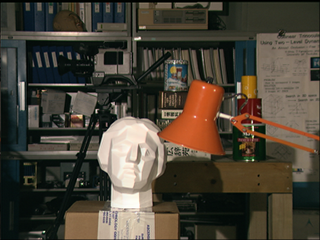
#> input picture Img/Tsukuba_L.png, 320 x 240 px
$ jupyter execute Disparity_Python_implementation_scratch.ipynb
#> lines starting #> are read from the running program, lines starting #| are printed output that depends on the picture
[cell 1]
import cv2
import base64
import numpy as np
from PIL import Image
from matplotlib.pyplot import imshow

import time

[cell 2]
imageL = cv2.imread('../Img/Tsukuba_L.png')
#> imageL is the input picture: shape (240, 320, 3); mean B, G, R 55.4, 67.7, 74.8
imageR = cv2.imread('../Img/Tsukuba_R_t.png')
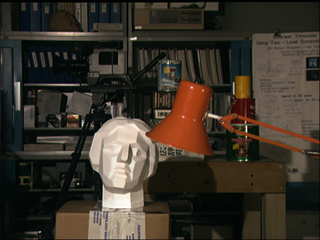
#> input picture Img/Tsukuba_R_t.png, 320 x 240 px
#> imageR is the input picture: shape (240, 320, 3); mean B, G, R 41.6, 51.6, 58.8

grayL = cv2.cvtColor(imageL, cv2.COLOR_BGR2GRAY)
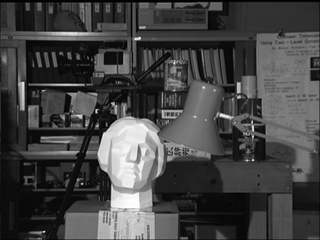
#> grayL: shape (240, 320); min 0, max 255, mean 68.4
grayR = cv2.cvtColor(imageR, cv2.COLOR_BGR2GRAY)
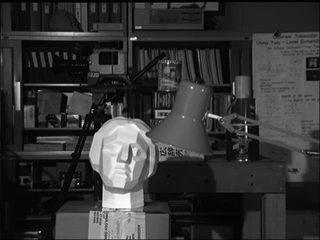
#> grayR: shape (240, 320); min 0, max 255, mean 52.6
disp = cv2.cvtColor(imageL, cv2.COLOR_BGR2GRAY)
#230454
#print (gray.shape)

[cell 3]
imshow(grayL)

[cell 4]
imshow(grayR)

[cell 5]
# for x in gray:
#     print (x)

grayL=grayL.reshape(76800)
grayR=grayR.reshape(76800)
print (grayL.shape)
#| (76800,)
print (grayR.shape)
#| (76800,)

[cell 6]
start =time.time()
# Load in both images, assumed to be RGBA 8bit per channel images
kernel=3
max_offset =10
w, h = 320,240  # assume that both images are same size

# Depth (or disparity) map
depth = np.zeros((w*h), np.uint8)
depth.shape = h*w

kernel_half = int(kernel / 2)
offset_adjust = 255 / max_offset  # this is used to map depth map output to 0-255 range

for y in range(kernel_half, h - kernel_half):
    for x in range(kernel_half, w - kernel_half):
        best_offset = 0
        prev_ssd = 65534

        for offset in range(0,max_offset):
            ssd = 0
            ssd_temp = 0
            # v and u are the x,y of our local window search, used to ensure a good
            for v in range(-kernel_half, kernel_half):
                for u in range(-kernel_half, kernel_half):
                    ssd_temp = int(grayL[((y+v)*w)+x+u]) - int(grayR[((y+v)*w)+(x+u) - offset])
                    ssd += ssd_temp * ssd_temp
            # if this value is smaller than the previous ssd at this block
            # then it's theoretically a closer match. Store this value against
            ssd=ssd/(kernel*kernel)
            if ssd < prev_ssd:
                prev_ssd = ssd
                best_offset = offset

        # set depth output for this x,y location to the best match
        depth[(y*w)+x- best_offset] = best_offset * offset_adjust#-grayR[(y*w)+x]
print (time.time()-start)
depth=depth.reshape(240,320)
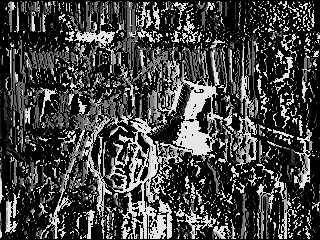
#> depth: shape (240, 320); min 0, max 229, mean 66.1
imshow(depth)

[cell 7]
import numpy as np
import matplotlib.pyplot as plt
import mpl_toolkits.axes_grid1 as axes_grid1

fig = plt.figure()
grid = axes_grid1.AxesGrid(
    fig, 111, nrows_ncols=(1, 2), axes_pad = 0.5, cbar_location = "right",
    cbar_mode="each", cbar_size="15%", cbar_pad="5%",)

img=grid[0].imshow(depth,cmap='gray')
grid.cbar_axes[0].colorbar(img)

img_C=grid[1].imshow(depth,cmap='jet')
grid.cbar_axes[1].colorbar(img_C)

plt.savefig('Disparity__colorMap_Toy_5_python.jpg', bbox_inches='tight', pad_inches=0.0, dpi=200,)
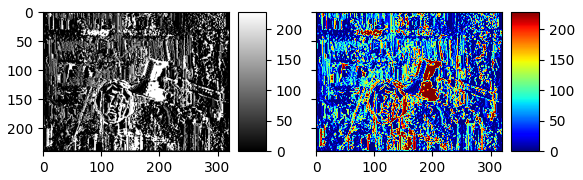
#> figure drawn by matplotlib, 4 panels

[cell 8]
cv2.imwrite( "Disparity_toy_5.jpg", depth )
#> Out = True

[cell 9]
grayL=grayL.astype(int)
grayR=grayR.astype(int)

[cell 10]
file = open('Tsukuba_L', 'w')
for i in grayL:
    file.write(str(hex(i))[2:])
    file.write('\n')
#> this loop made 76800 passes
#> i on passes 1, 2, 5: 2, 3, 3
file.close()

[cell 11]
file = open('Tsukuba_R', 'w')
for i in grayR:
    file.write(str(hex(i))[2:])
    file.write('\n')
#> this loop made 76800 passes
file.close()
